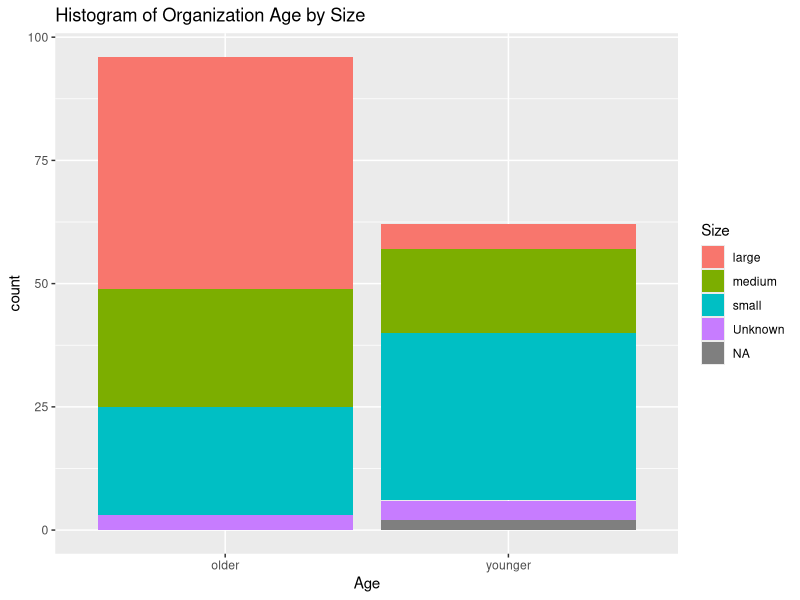
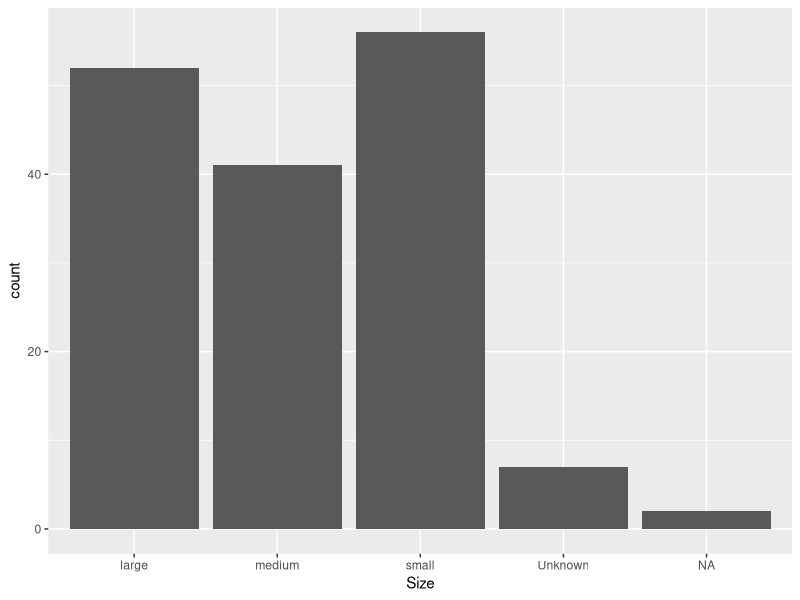
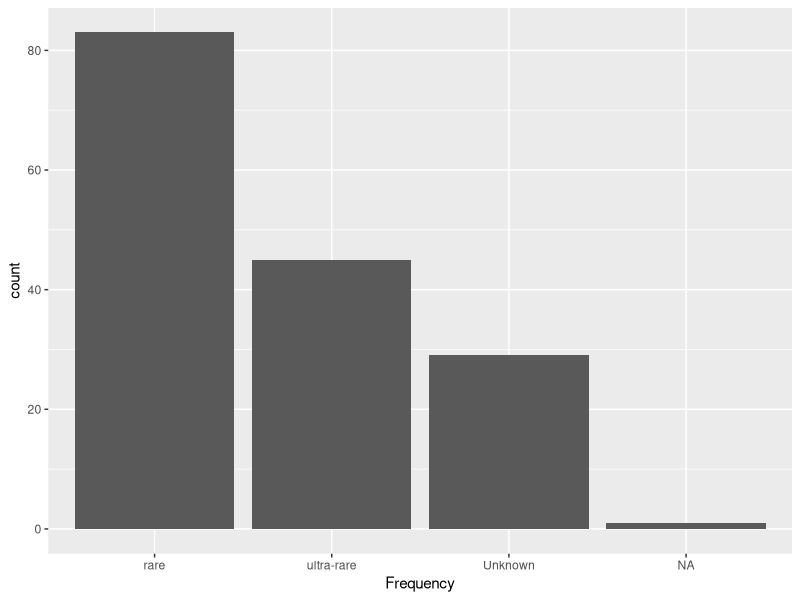
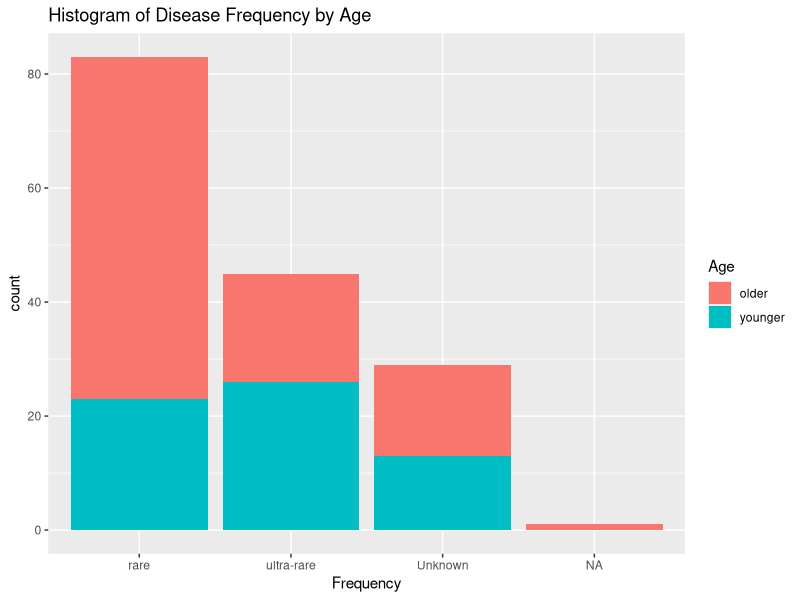
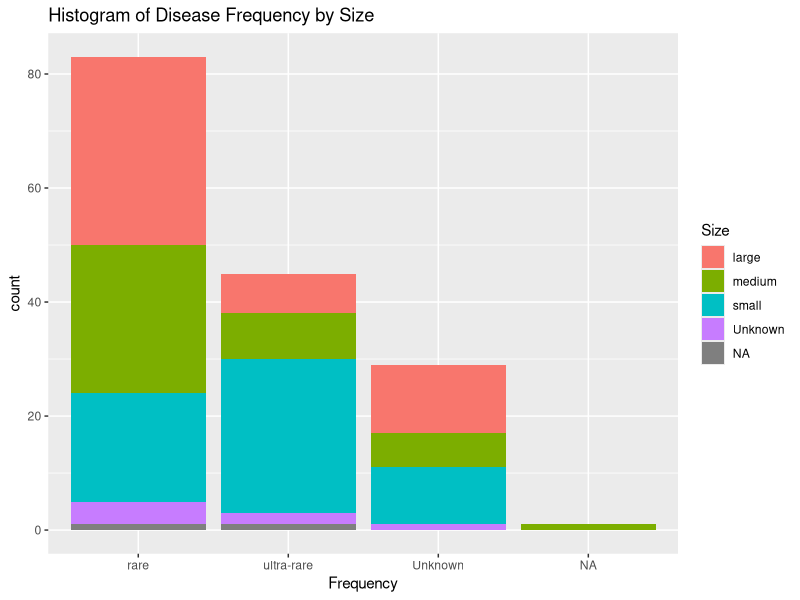
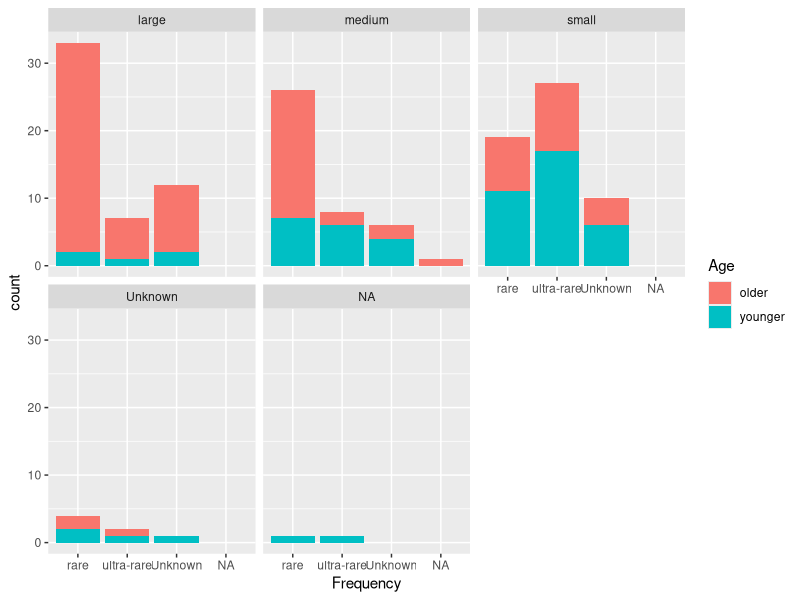
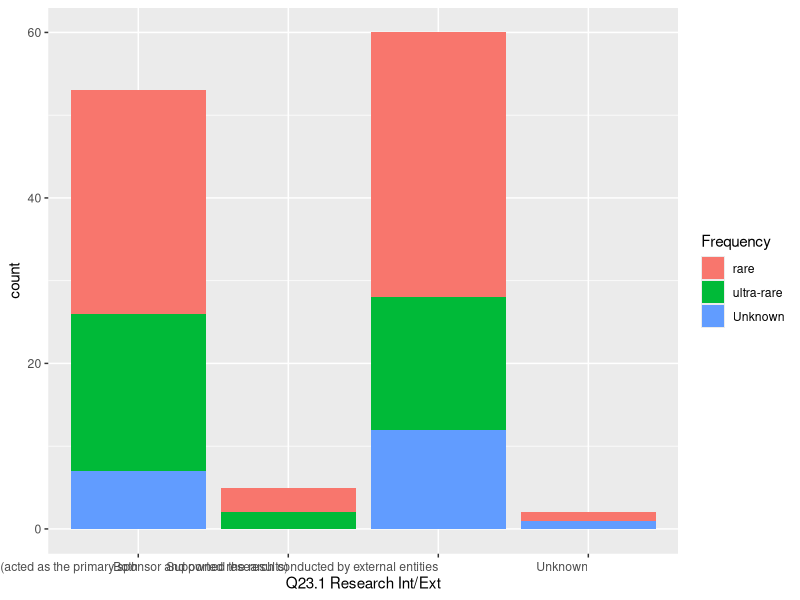
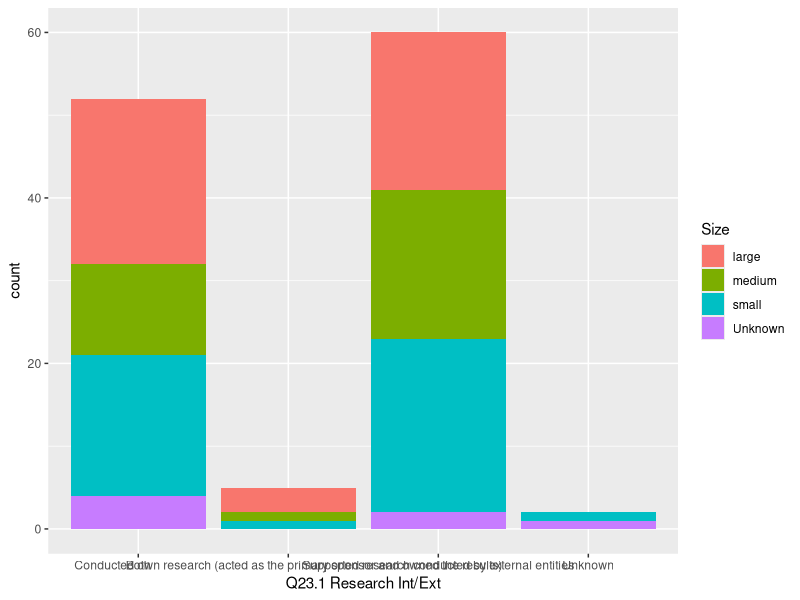

Generate these figures, in order, with R: (Note: this script raises an error after producing the figures.)
library(readxl)
library(magrittr)
library(ggplot2)
library(nnet)

survey_data <- read_excel("Patterson_Capstone_Data_Cat_Num_031021.xls")


## Bucketing independent variables

survey_data$Frequency <- ifelse(survey_data$`Q6 Birth Frequency`=="More common than 1 in 2,000 births", "rare",
                                ifelse(survey_data$`Q6 Birth Frequency`=="1 in 2,000-50,000 births", "rare",
                                       ifelse(survey_data$`Q6 Birth Frequency`=="1 in 50,000-200,000 births", "rare",
                                              ifelse(survey_data$`Q6 Birth Frequency`=="1 in 200,000-500,000 births", "ultra-rare",
                                                     ifelse(survey_data$`Q6 Birth Frequency`=="1 in 500,000-1,000,000 births", "ultra-rare",
                                                            ifelse(survey_data$`Q6 Birth Frequency`=="Fewer than 1 in 1,000,000 births", "ultra-rare",
                                                                   survey_data$`Q6 Birth Frequency`))))))


survey_data$Size <- ifelse(survey_data$`Q10 Size (#Members)`=="Fewer than 60", "small",
                           ifelse(survey_data$`Q10 Size (#Members)`=="60-300", "small",
                                  ifelse(survey_data$`Q10 Size (#Members)`=="300-1,000", "medium",
                                         ifelse(survey_data$`Q10 Size (#Members)`=="1,000-10,000", "large",
                                                ifelse(survey_data$`Q10 Size (#Members)`=="More than 10,000", "large",
                                                       survey_data$`Q10 Size (#Members)`)))))

survey_data$Age <- ifelse(survey_data$`Q9 Age`=="Less than 5 years ago", "younger",
                          ifelse(survey_data$`Q9 Age`=="5-10 years ago", "younger",
                                 ifelse(survey_data$`Q9 Age`=="10-15 years ago", "older",
                                        ifelse(survey_data$`Q9 Age`=="15+ years ago", "older",
                                               survey_data$`Q9 Age`))))



# create a variable which indicates the organization's #1 priority
# code below isn't working
survey_data$Priority <- ifelse(survey_data$`Q21.11 Rank Awareness`==1, "Awareness", "none")
survey_data$Priority <- ifelse(survey_data$`Q21.12 Rank Fam Edu`==1, "Fam Edu", survey_data$Priority)
survey_data$Priority <- ifelse(survey_data$`Q21.13 Rank Provider Edu`==1, "Provider Edu", survey_data$Priority)
survey_data$Priority <- ifelse(survey_data$`Q21.14 Rank Support Fam`==1, "Support Fam", survey_data$Priority)
survey_data$Priority <- ifelse(survey_data$`Q21.15 Rank Resource`==1, "Resource", survey_data$Priority)
survey_data$Priority <- ifelse(survey_data$`Q21.16 Rank Research`==1, "Research", survey_data$Priority)
survey_data$Priority <- ifelse(survey_data$`Q21.17 Rank Research Policy`==1, "Research Policy", survey_data$Priority)
survey_data$Priority <- ifelse(survey_data$`Q21.18 Rank Advocacy`==1, "Advocacy", survey_data$Priority)




# code below isn't working
# survey_data$Priority <- ifelse(survey_data$`Q21.11 Rank Awareness`== 1, "Awareness",
#                                ifelse(survey_data$`Q21.12 Rank Fam Edu` == 1, "Fam Edu",
#                                       ifelse(survey_data$`Q21.13 Rank Provider Edu` == 1, "Provider Edu",
#                                              ifelse(survey_data$`Q21.14 Rank Support Fam` == 1, "Support Fam",
#                                                     ifelse(survey_data$`Q21.15 Rank Resource` == 1, "Resource",
#                                                            ifelse(survey_data$`Q21.16 Rank Research` == 1, "Research",
#                                                                   ifelse(survey_data$`Q21.17 Rank Research Policy` == 1, "Research Policy",
#                                                                          ifelse(survey_data$`Q21.18 Rank Advocacy` == 1, "Advocacy", "None"))))))))
#






# histograms of independent variables

ggplot(data = survey_data) + geom_bar(aes(Age, fill = Size)) +
  ggtitle("Histogram of Organization Age by Size")
ggplot(data = survey_data) + geom_bar(aes(Size))
ggplot(data = survey_data) + geom_bar(aes(Frequency))

ggplot(data = survey_data) + geom_bar(aes(Frequency, fill = Age)) +
  ggtitle("Histogram of Disease Frequency by Age")
ggplot(data = survey_data) + geom_bar(aes(Frequency, fill = Size)) +
  ggtitle("Histogram of Disease Frequency by Size")
ggplot(data = survey_data) + geom_bar(aes(Frequency, fill = Age)) +
  facet_wrap(vars(Size))


# determining unique values -- issues with Q26 and Q23.4
unique(survey_data$`Q26 Challenges`)
unique(survey_data$`Q23.4 No Research`)
unique(survey_data$`Q23.1 Research Int/Ext`)
unique(survey_data$`Q21.1 Rate Awareness`)
unique(survey_data$`Q21.11 Rank Awareness`)
unique(survey_data$`Q21.17 Rank Research Policy`)
unique(survey_data$`Q21.18 Rank Advocacy`)
unique(survey_data$Priority)



# histograms of Research Int/Ext

ggplot(data = subset(survey_data, !is.na(`Q23.1 Research Int/Ext`) & !is.na(Frequency))) +
  geom_bar(aes(`Q23.1 Research Int/Ext`, fill = Frequency)) +
  theme(axis.text.x = element_text(angle = 0, vjust = 0.5, hjust=1))
ggplot(data = subset(survey_data, !is.na(`Q23.1 Research Int/Ext`) & !is.na(Size))) +
  geom_bar(aes(`Q23.1 Research Int/Ext`, fill = Size))
ggplot(data = subset(survey_data, !is.na(`Q23.1 Research Int/Ext`) & !is.na(Age))) +
  geom_bar(aes(`Q23.1 Research Int/Ext`, fill = Age))


# experimenting with multinomial modeling

model1 <- multinom(`Q26 Challenges` ~ Frequency + Age + Size, data = survey_data)
model1




model2 <- multinom(Rank ~ Frequency + Age + Size, data = priority)
model2

plot(fitted(model2), resid(model2))

model3 <- multinom(`Q23.1 Research Int/Ext` ~ Frequency + Age + Size, data = subset(survey_data, !is.na(`Q23.1 Research Int/Ext`)))
model3
summary(model3)
